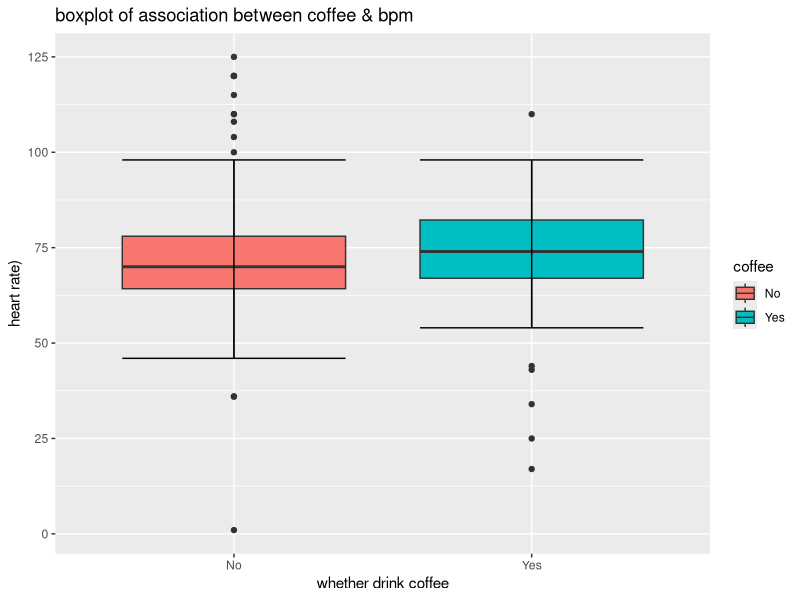
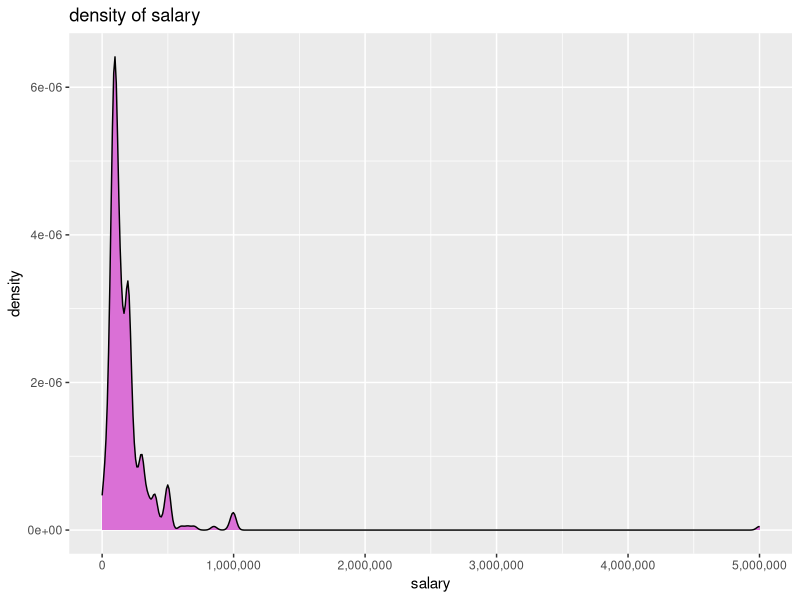
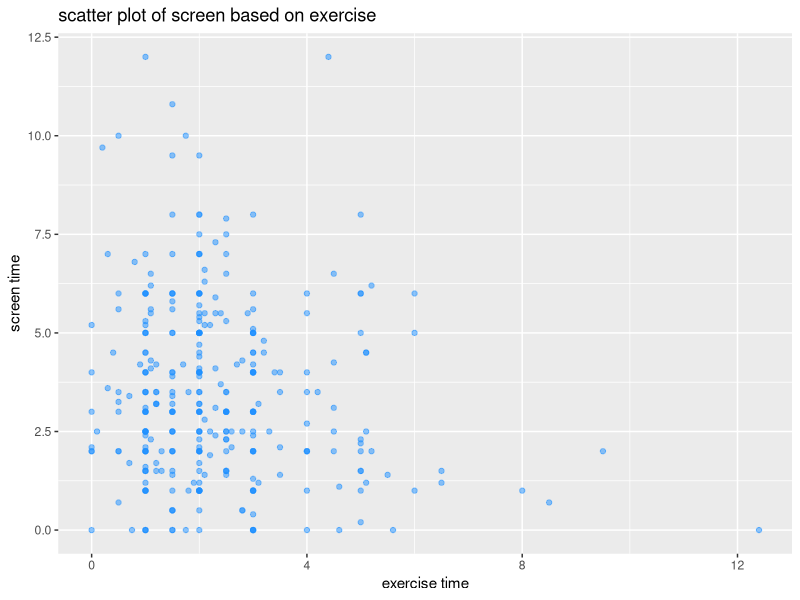
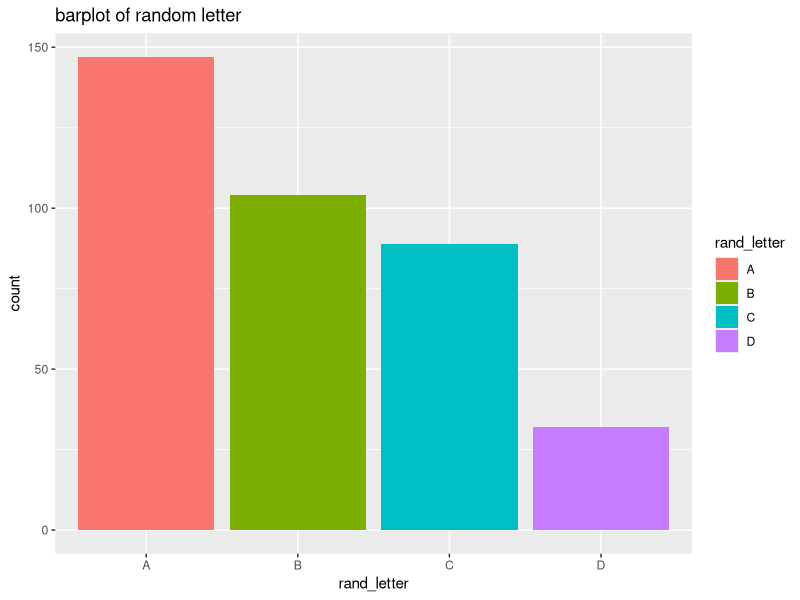
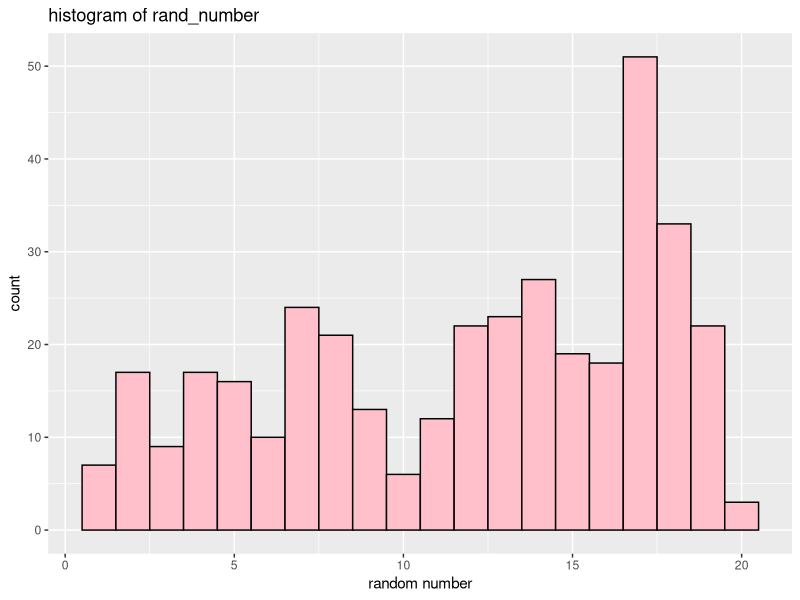
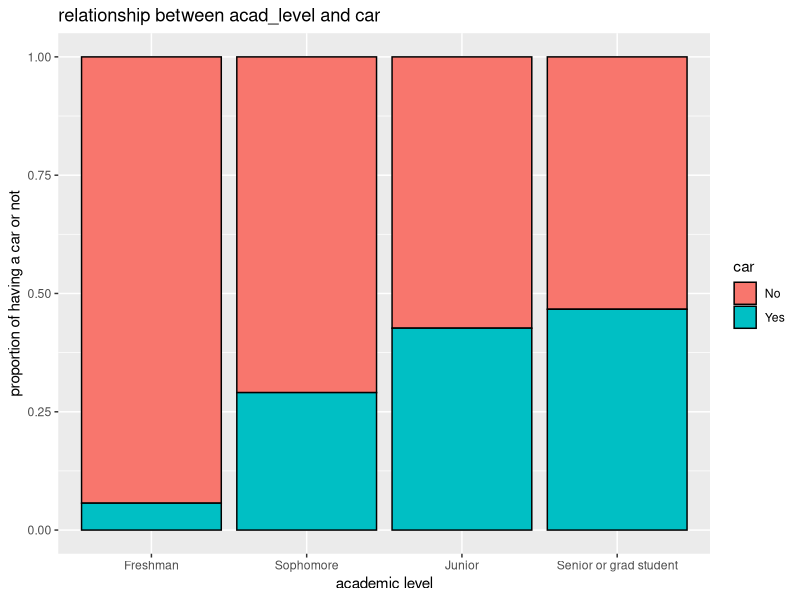
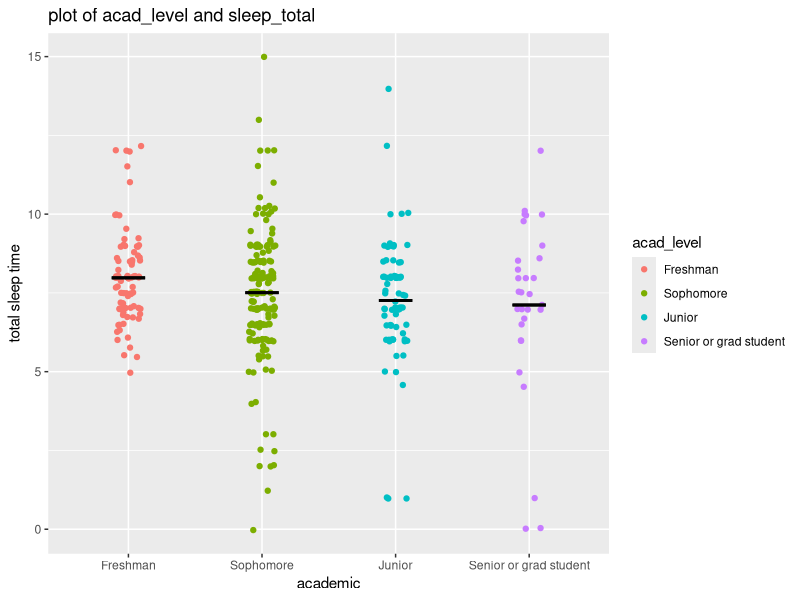

Here is the R script that generated these plots, in order:
## ---- chunk 1
knitr::opts_chunk$set(echo = TRUE)
## ---- chunk 2
library(tidyverse)
## ---- chunk 3
#install.packages("readxl)
library(readxl)
Class_F23 = read_excel("Class_F23.xlsx")
## ---- chunk 4
#View(Class_F23)
## ---- chunk 5
ggplot(data = Class_F23, aes(x = coffee, y = bpm, fill = coffee)) +
  geom_boxplot() +
  stat_boxplot(geom = "errorbar") +
  labs(x = "whether drink coffee", y = "heart rate)", title = "boxplot of association between coffee & bpm")
## ---- chunk 6
summary(Class_F23$salary)
## ---- chunk 7
library(scales)
ggplot(data = Class_F23, aes(x = salary)) + 
  geom_density(fill="orchid")+
  scale_x_continuous(labels = comma,limits = c(0, 5000000))+
  labs(title="density of salary")
## ---- chunk 8
Class_F23 |>
  group_by(grad_plans) |>
  summarise(Mean = mean(salary,na.rm=TRUE),
            Median = median(salary,na.rm=TRUE),
            St_Dev = sd(salary,na.rm=TRUE))
## ---- chunk 9
Class_F23 |>
  filter(phone+screen+exercise+sleep_total<=24) |>
    ggplot(aes(x = exercise, y = screen)) +
    geom_point(alpha = 0.5, color = "dodgerblue") +
    labs(x = "exercise time", y = "screen time", title="scatter plot of screen based on exercise")
## ---- chunk 10
ggplot(data=Class_F23,aes(x=rand_letter,fill=rand_letter))+
  geom_bar()+
  labs(title="barplot of random letter")
## ---- chunk 11
Class_F23 |>
  filter(rand_number>=1 & rand_number<=20) |>
  ggplot(aes(x=rand_number))+
  geom_histogram(bins=20,color="black",fill="pink") +
  labs(title="histogram of rand_number", x="random number")
## ---- chunk 12
Class_F23$acad_level = factor(Class_F23$acad_level, levels = c("Freshman", "Sophomore", "Junior", "Senior or grad student"))

## ---- chunk 13
ggplot(data = Class_F23, aes(x = acad_level, fill = car)) +
  geom_bar(color = "black", position = "fill") +
  labs(x = "academic level", 
       y = "proportion of having a car or not",
       fill = "car", 
       title = "relationship between acad_level and car")
## ---- chunk 14
ggplot(data = Class_F23, aes(x = acad_level, y = sleep_total, color = acad_level)) +
  geom_jitter(width=0.1) +
  labs(x = "academic", y = "total sleep time", title = "plot of acad_level and sleep_total")+
  stat_summary(fun = mean, fun.min = mean, fun.max = mean, geom = "errorbar", color = "black", width = 0.25, size = 1.0)
